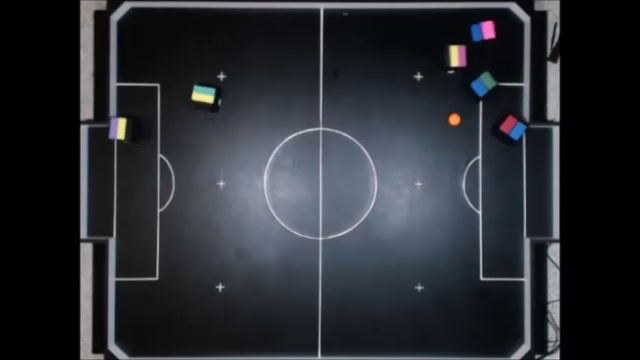
#> input picture frame 175 of desafio_video/Troca de goleiro.mp4, 640 x 360 px
$ python desafio_video.py   (older library calls are emulated)
#> lines starting #> are read from the running program, lines starting #| are printed output that depends on the picture; after the words box and inside, x2 and y2 are one past the last pixel; in counts of white or black regions, pixels touching at a corner belong together
import numpy as np
import cv2

cap = cv2.VideoCapture("Troca de goleiro.mp4")

def find_Seg_rob(frame):
    #intervalos
    min_amarelo = np.array([25,50,100])
    max_amarelo = np.array([50,220,255])
    min_rosa = np.array([120,70,85])
    max_rosa = np.array([255,255,255])
    min_verde = np.array([70,80,90])
    max_verde = np.array([105,180,190])
    min_azul = np.array([65,85,85])
    max_azul = np.array([110,220,220])
    quadros = []
    hsv_frame = cv2.cvtColor(frame, cv2.COLOR_BGR2HSV)

    #segmentos amarelo
    mask1 = cv2.inRange(hsv_frame, min_amarelo, max_amarelo)
    _, contorno1, hierarquia1 = cv2.findContours(mask1, cv2.RETR_TREE, cv2.CHAIN_APPROX_SIMPLE)
    if(contorno1):
        for cnt1 in contorno1:
            if(40 < cv2.contourArea(cnt1)):
                x,y, w, h = cv2.boundingRect(cnt1)
                quadros.append((x,y,w,h))

    #segmentos rosa
        mask3 = cv2.inRange(hsv_frame, min_rosa, max_rosa)
        _, contorno3, hierarquia3 = cv2.findContours(mask3, cv2.RETR_TREE, cv2.CHAIN_APPROX_SIMPLE)
        if(contorno3):
            for cnt3 in contorno3:
                if(40 < cv2.contourArea(cnt3)):
                    x,y, w, h = cv2.boundingRect(cnt3)
                    quadros.append((x,y,w,h))

    #segmentos verdes
    mask4 = cv2.inRange(hsv_frame, min_verde, max_verde)
    _, contorno4, hierarquia4 = cv2.findContours(mask4, cv2.RETR_TREE, cv2.CHAIN_APPROX_SIMPLE)
    if(contorno4):
        for cnt4 in contorno4:
            if(cv2.contourArea(cnt4) > 40):
                x,y, w, h = cv2.boundingRect(cnt4)
                quadros.append((x,y,w,h))

    #segmentos azuis
    mask5 = cv2.inRange(hsv_frame, min_azul, max_azul)
    _, contorno5, hierarquia5 = cv2.findContours(mask5, cv2.RETR_TREE, cv2.CHAIN_APPROX_SIMPLE)
    if(contorno5):
        for cnt5 in contorno5:
            if(cv2.contourArea(cnt5) > 65):
                x,y, w, h = cv2.boundingRect(cnt5)
                quadros.append((x,y,w,h))
    return quadros

def find_bola(frame):
    min_laranja = np.array([0,130,210])
    max_laranja= np.array([60,240,255])
    quadros = []
    hsv_frame = cv2.cvtColor(frame, cv2.COLOR_BGR2HSV)

    #segmentos laranja
    mask2 = cv2.inRange(hsv_frame, min_laranja, max_laranja)
    _, contorno2, hierarquia2 = cv2.findContours(mask2, cv2.RETR_TREE, cv2.CHAIN_APPROX_SIMPLE)
    if(contorno2):
        for cnt2 in contorno2:
            if(10 < cv2.contourArea(cnt2)):
                x,y, w, h = cv2.boundingRect(cnt2)
                quadros.append((x,y,w,h))
    return quadros

def centro_robot(pontos, frame):
    centro = []
    mark = [0,0,0,0,0,0,0,0,0,0,0,0,0,0]
    uniao = []
    for ele in pontos:
        x,y,w,h = ele
        medx = x + w//2
        medy = y + h//2
        centro.append((medx, medy))

    for ind1 in range(len(centro) -1):
        xat,yat = centro[ind1]
        medx = xat
        medy = yat
        if(mark[ind1] == 0):
            for ind2 in range(len(centro) -1):
                if(mark[ind2] == 0):
                    xi,yi = centro[ind2]
                    if((abs(xi- xat) <17)and(abs(yi- yat) <16)):
                        medx = (medx + xi)//2
                        medy = (medy +yi)//2
                        mark[ind2] = 1
            uniao.append((medx, medy))
    return uniao

def mostra_tracker_bola(regis, frame):
    for bol in regis:
        x, y, w, h = bol
        cv2.rectangle(frame, (x,y), (x+w, y+h),( 255, 0, 0), 2)

def escreve_texto(string, frame, x,y):
    texto = '{}'.format(string)
    fonte = cv2.FONT_ITALIC
    cv2.putText(frame, texto, (x-3,y-3), fonte, 0.5, (255, 255, 255), 1)

def mostra_tracker_robot(regis, frame):
    for rob in regis:
        x, y = rob
        cv2.rectangle(frame, (x-12,y-12), (x+16, y+16),( 0, 0, 255), 2)


def distancia(xa,ya,xb,yb):
    fat_pcm = 130/360
    dist_pixel = ((xa - xb)**2 + (ya - yb)**2)**0.5
    dist_real = dist_pixel*fat_pcm
    dist_real = round(dist_real, 2)
    return dist_real

def grafo_bola(trackbola, trackrobot,frame, cont_f):
    alt, larg,_ = frame.shape
    mat_vazia = np.zeros((alt, larg), dtype ="uint8")
    imagem_dist = cv2.merge([mat_vazia, mat_vazia, mat_vazia])
    imagem_vel = cv2.merge([mat_vazia, mat_vazia, mat_vazia])
    adj_bola = []
    fat_ft = 1/30
    fat_pcm = 130/360
    vel_bol = 0.0
    global medx
    global medy
    global dist_ant
    global bx
    global by
    if(cont_f == 0):
        dist_ant = np.array([0.0,0.0,0.0,0.0,0.0,0.0,0.0,0.0,0.0])

    if(len(trackbola) > 0):
        x,y,w,h = trackbola[0]
        medx = x + w//2
        medy = y + h//2
        if(cont_f == 0):
            bx = medx
            by = medy
        else:
            delx = distancia(medx,medy, bx, by)
            vel_bol = delx*fat_ft*fat_pcm
            vel_bol = round(vel_bol, 2)
            bx = medx
            by = medy

    cv2.circle(imagem_dist,(medx, medy), 4, (255,0,0), 2)
    cv2.circle(imagem_vel,(medx, medy), 4, (255,0,0), 2)
    n_velb = str(vel_bol)
    n_velb = n_velb + " cm/s"
    escreve_texto(n_velb, imagem_vel,medx-20,medy-10)
    adj_bola.append((medx,medy, 0, vel_bol))
    ind = 0

    for rob in trackrobot:
        xr, yr = rob
        cv2.line(imagem_dist, (medx,medy), (xr, yr),(255,0,0),2)
        cv2.circle(imagem_dist,(xr, yr), 5, (0,0,255), 2)

        cv2.circle(imagem_vel,(xr, yr), 5, (0,0,255), 2)
        dist = distancia(medx,medy,xr,yr)
        if(cont_f == 0):
            vel = 0.0
            dist_ant[ind] = dist
        else:
            dels = dist -dist_ant[ind]
            vel = dels*fat_ft*fat_pcm
            vel = round(vel,2)
            dist_ant[ind] = dist

        n_dist = str(dist)
        n_dist = n_dist + " cm"
        escreve_texto(n_dist, imagem_dist,xr-20,yr-10)
        n_vel = str(vel)
        n_vel = n_vel + " cm/s"
        escreve_texto(n_vel, imagem_vel,xr-20,yr-10)
        ind += 1

    cv2.imshow("distancia ate a bola", imagem_dist)
    cv2.imshow("velocidade dos objetos ", imagem_vel)
    return adj_bola

def main():
    cont_f = 0
    while(True):
        t_frame, frame = cap.read()
#> frame is the input picture: shape (360, 640, 3); mean B, G, R 50.3, 44.7, 41.4
        if(t_frame):
            trackseg = find_Seg_rob(frame)
#> in find_Seg_rob, `mask1 = cv2.inRange(hsv_frame, min_amarelo, max_amarelo)`:
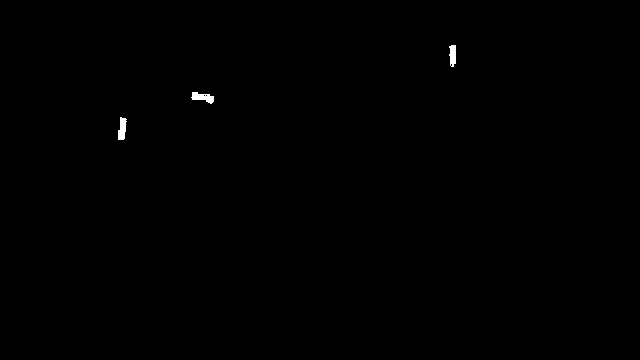
#> mask1: shape (360, 640); 0.19% white; 3 white regions
#> in find_Seg_rob, `_, contorno1, hierarquia1 = cv2.findContours(mask1, cv2.RETR_TREE, cv2..`: contorno1 = 6 contours, 3 with area under 20; largest, box (x1, y1, x2, y2) and area: (191, 92, 214, 104) 130, (118, 117, 127, 140) 119, (449, 45, 456, 67) 102
#> the loop in find_Seg_rob, `for cnt1 in contorno1:` made 6 passes
#> (x, y, w, h) on passes 1, 2, 5: (118, 117, 9, 23), (191, 92, 23, 12), (449, 45, 7, 22)
#> after the loop in find_Seg_rob, `for cnt1 in contorno1:`: quadros = [(118, 117, 9, 23), (191, 92, 23, 12), (449, 45, 7, 22)]
#> in find_Seg_rob, `mask3 = cv2.inRange(hsv_frame, min_rosa, max_rosa)`:
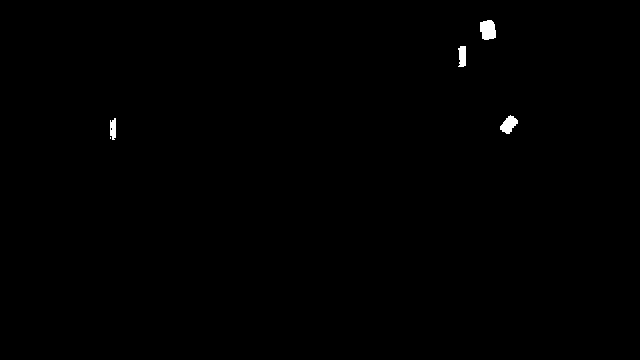
#> mask3: shape (360, 640); 0.31% white; 5 white regions (1 under 20 px)
#> in find_Seg_rob, `_, contorno3, hierarquia3 = cv2.findContours(mask3, cv2.RETR_TREE, cv2..`: contorno3 = 6 contours, 2 with area under 20; largest, box (x1, y1, x2, y2) and area: (480, 20, 496, 40) 236, (500, 115, 518, 134) 174, (458, 46, 466, 67) 116, (110, 118, 116, 140) 84
#> the loop in find_Seg_rob, `for cnt3 in contorno3:` made 6 passes
#> (x, y, w, h) on passes 2, 4, 5, 6: (110, 118, 6, 22), (500, 115, 18, 19), (458, 46, 8, 21), (480, 20, 16, 20)
#> after the loop in find_Seg_rob, `for cnt3 in contorno3:`: quadros = [(118, 117, 9, 23), (191, 92, 23, 12), (449, 45, 7, 22), (110, 118, 6, 22), (500, 115, 18, 19), (458, 46, 8, 21), (480, 20, 16, 20)]
#> in find_Seg_rob, `_, contorno4, hierarquia4 = cv2.findContours(mask4, cv2.RETR_TREE, cv2..`: contorno4 = 11 contours, 8 with area under 20; largest, box (x1, y1, x2, y2) and area: (477, 74, 496, 90) 131, (196, 86, 215, 96) 73, (450, 162, 462, 168) 32
#> the loop in find_Seg_rob, `for cnt4 in contorno4:` made 11 passes
#> (x, y, w, h) on passes 8, 10: (196, 86, 19, 10), (477, 74, 19, 16)
#> after the loop in find_Seg_rob, `for cnt4 in contorno4:`: quadros = [(118, 117, 9, 23), (191, 92, 23, 12), (449, 45, 7, 22), (110, 118, 6, 22), (500, 115, 18, 19), (458, 46, 8, 21), (480, 20, 16, 20), (196, 86, 19, 10), (477, 74, 19, 16)]
#> in find_Seg_rob, `mask5 = cv2.inRange(hsv_frame, min_azul, max_azul)`:
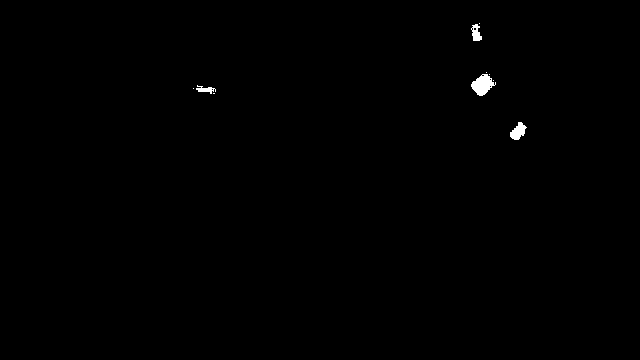
#> mask5: shape (360, 640); 0.31% white; 10 white regions (6 under 20 px)
#> in find_Seg_rob, `_, contorno5, hierarquia5 = cv2.findContours(mask5, cv2.RETR_TREE, cv2..`: contorno5 = 16 contours, 12 with area under 20; largest, box (x1, y1, x2, y2) and area: (471, 74, 496, 96) 294, (510, 122, 527, 140) 155, (471, 24, 482, 41) 100, (196, 85, 216, 94) 56
#> the loop in find_Seg_rob, `for cnt5 in contorno5:` made 16 passes
#> (x, y, w, h) on passes 1, 8, 13: (510, 122, 17, 18), (471, 74, 25, 22), (471, 24, 11, 17)
#> after the loop in find_Seg_rob, `for cnt5 in contorno5:`: quadros = [(118, 117, 9, 23), (191, 92, 23, 12), (449, 45, 7, 22), (110, 118, 6, 22), (500, 115, 18, 19), (458, 46, 8, 21), (480, 20, 16, 20), (196, 86, 19, 10), (477, 74, 19, 16), (510, 122, 17, 18), (471, 74, 25, 22), (471, 24, 11, 17)]
#> trackseg has the same summary as quadros in find_Seg_rob
            trackrobot = centro_robot(trackseg,frame)
#> the loop in centro_robot, `for ele in pontos:` made 12 passes
#> (x, y, w, h, medx, medy) on passes 1 to 8: (118, 117, 9, 23, 122, 128), (191, 92, 23, 12, 202, 98), (449, 45, 7, 22, 452, 56), (110, 118, 6, 22, 113, 129), (500, 115, 18, 19, 509, 124), (458, 46, 8, 21, 462, 56), (480, 20, 16, 20, 488, 30), (196, 86, 19, 10, 205, 91)
#> after the loop in centro_robot, `for ele in pontos:`: centro = [(122, 128), (202, 98), (452, 56), (113, 129), (509, 124), (462, 56), (488, 30), (205, 91), (486, 82), (518, 131), (483, 85), (476, 32)]
#> the loop in centro_robot, `for ind1 in range(len(centro) -1):` made 11 passes
#> (xat, yat) on passes 1 to 8: (122, 128), (202, 98), (452, 56), (113, 129), (509, 124), (462, 56), (488, 30), (205, 91)
#> after the loop in centro_robot, `for ind1 in range(len(centro) -1):`: mark = [1, 1, 1, 1, 1, 1, 1, 1, 1, 1, 1, 0, 0, 0]; uniao = [(117, 128), (203, 94), (457, 56), (513, 127), (488, 30), (484, 83)]
#> trackrobot has the same summary as uniao in centro_robot
            trackbola = find_bola(frame)
#> in find_bola, `mask2 = cv2.inRange(hsv_frame, min_laranja, max_laranja)`:
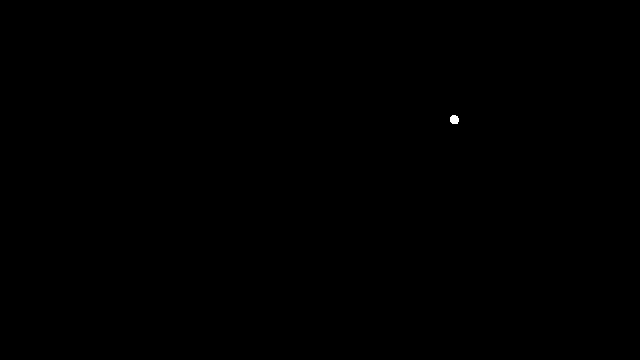
#> mask2: shape (360, 640); 0.03% white; 1 white region
#> in find_bola, `_, contorno2, hierarquia2 = cv2.findContours(mask2, cv2.RETR_TREE, cv2..`: contorno2 = 1 contour; box (x1, y1, x2, y2) and area: (450, 115, 459, 124) 54
#> the loop in find_bola, `for cnt2 in contorno2:` made 1 pass
#> (x, y, w, h) on pass 1: (450, 115, 9, 9)
#> after the loop in find_bola, `for cnt2 in contorno2:`: quadros = [(450, 115, 9, 9)]
#> trackbola = [(450, 115, 9, 9)]
            mostra_tracker_bola(trackbola,frame)
#> the loop in mostra_tracker_bola, `for bol in regis:` made 1 pass
            mostra_tracker_robot(trackrobot,frame)
#> the loop in mostra_tracker_robot, `for rob in regis:` made 6 passes
#> after the loop in mostra_tracker_robot, `for rob in regis:`:
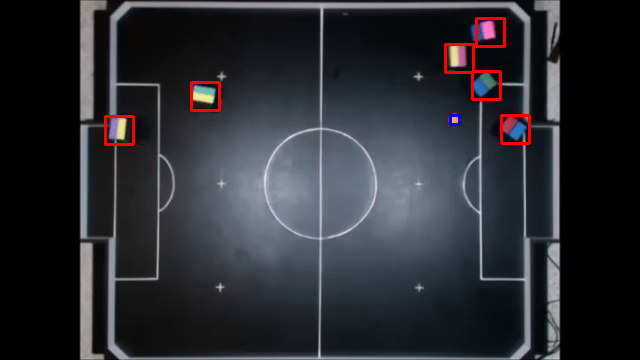
#> frame: shape (360, 640, 3); mean B, G, R 50.1, 44.4, 43.3
            cv2.imshow("tracker em video", frame)
            dados = grafo_bola(trackbola,trackrobot,frame, cont_f)
#> in grafo_bola, `x,y,w,h = trackbola[0]`: x = 450; y = 115; w = 9
#> in grafo_bola, `medx = x + w//2`: medx = 454
#> in grafo_bola, `medy = y + h//2`: medy = 119
#> in grafo_bola, `bx = medx`: bx = 454
#> in grafo_bola, `by = medy`: by = 119
#> in escreve_texto, `fonte = cv2.FONT_ITALIC`: fonte = 16
#> the loop in grafo_bola, `for rob in trackrobot:` made 6 passes
#> (xr, yr, dist_pixel in distancia, dist_real in distancia, dist, n_dist) on passes 1 to 6: (117, 128, 337.1, 121.7, 121.7, '121.74 cm'), (203, 94, 252.2, 91.09, 91.09, '91.09 cm'), (457, 56, 63.07, 22.78, 22.78, '22.78 cm'), (513, 127, 59.54, 21.5, 21.5, '21.5 cm'), (488, 30, 95.27, 34.4, 34.4, '34.4 cm'), (484, 83, 46.86, 16.92, 16.92, '16.92 cm')
#> after the loop in grafo_bola, `for rob in trackrobot:`:
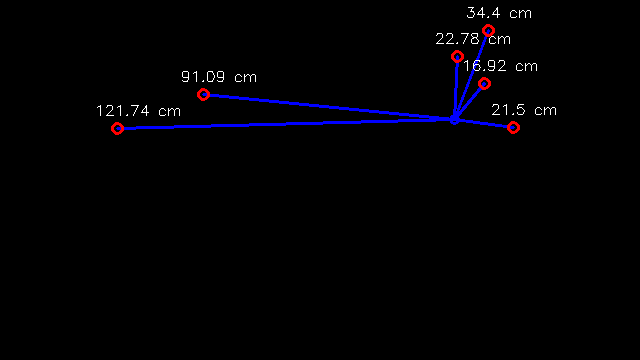
#> imagem_dist: shape (360, 640, 3); mean of channels 0, 1, 2 3.6, 0.9, 1.5; drawn as B, G, R
#> after the loop in grafo_bola, `for rob in trackrobot:`:
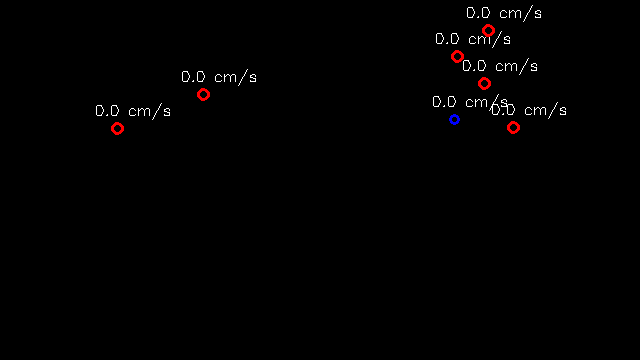
#> imagem_vel: shape (360, 640, 3); mean of channels 0, 1, 2 1.2, 1.1, 1.7; drawn as B, G, R
#> after the loop in grafo_bola, `for rob in trackrobot:`: dist_ant = [121.7, 91.09, 22.78, 21.5, 34.4, 16.92, 0, 0, 0]; ind = 6
#> dados = [(454, 119, 0, 0)]
            cont_f += 1
        if cv2.waitKey(10) & 0xff == ord('p'):
#> (key q is pressed here)
            while(True):
                if cv2.waitKey(10) & 0xff == ord('p'):
                    break

        if cv2.waitKey(10) & 0xff == ord('q'):
#> (key q is pressed here)
             break

    cap.release()
    cv2.destroyAllWindows()

main()

$ run again, starting later in the video
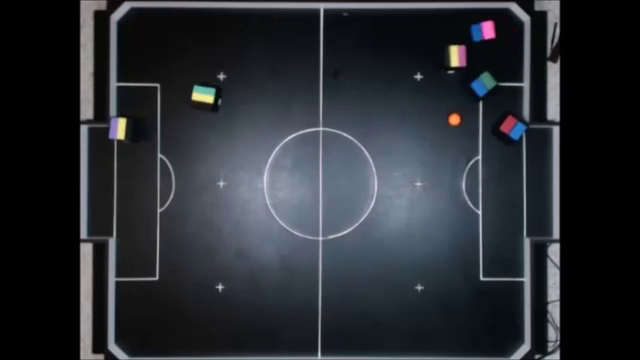
#> input picture frame 791 of desafio_video/Troca de goleiro.mp4, 640 x 360 px
#> in main, frame is the input picture: shape (360, 640, 3); mean B, G, R 50.3, 44.7, 41.3
#> hsv_frame: shape (360, 640, 3); mean H, S, V 72.8, 46.1, 50.9
#> mask1: shape (360, 640); 0.19% white; 3 white regions
#> contorno1 = 4 contours, 1 with area under 20; largest, box (x1, y1, x2, y2) and area: (192, 92, 214, 104) 124, (118, 117, 127, 140) 110, (449, 45, 458, 67) 105
#> the loop in find_Seg_rob, `for cnt1 in contorno1:` made 4 passes
#> (x, y, w, h) on passes 1, 2, 4: (118, 117, 9, 23), (192, 92, 22, 12), (449, 45, 9, 22)
#> after the loop in find_Seg_rob, `for cnt1 in contorno1:`: quadros = [(118, 117, 9, 23), (192, 92, 22, 12), (449, 45, 9, 22)]
#> mask3: shape (360, 640); 0.31% white; 5 white regions (1 under 20 px)
#> contorno3 = 5 contours, 1 with area under 20; largest, box (x1, y1, x2, y2) and area: (480, 20, 496, 40) 234, (500, 115, 518, 134) 172, (458, 45, 466, 67) 120, (109, 118, 116, 138) 68
#> the loop in find_Seg_rob, `for cnt3 in contorno3:` made 5 passes
#> (x, y, w, h) on passes 2 to 5: (109, 118, 7, 20), (500, 115, 18, 19), (458, 45, 8, 22), (480, 20, 16, 20)
#> after the loop in find_Seg_rob, `for cnt3 in contorno3:`: quadros = [(118, 117, 9, 23), (192, 92, 22, 12), (449, 45, 9, 22), (109, 118, 7, 20), (500, 115, 18, 19), (458, 45, 8, 22), (480, 20, 16, 20)]
#> mask4: shape (360, 640); 0.13% white; 8 white regions (6 under 20 px)
#> contorno4 = 8 contours, 6 with area under 20; largest, box (x1, y1, x2, y2) and area: (477, 74, 496, 93) 148, (193, 86, 216, 96) 56
#> the loop in find_Seg_rob, `for cnt4 in contorno4:` made 8 passes
#> (x, y, w, h) on passes 5 to 6: (193, 86, 23, 10), (477, 74, 19, 19)
#> after the loop in find_Seg_rob, `for cnt4 in contorno4:`: quadros = [(118, 117, 9, 23), (192, 92, 22, 12), (449, 45, 9, 22), (109, 118, 7, 20), (500, 115, 18, 19), (458, 45, 8, 22), (480, 20, 16, 20), (193, 86, 23, 10), (477, 74, 19, 19)]
#> mask5: shape (360, 640); 0.33% white; 10 white regions (6 under 20 px)
#> contorno5 = 14 contours, 9 with area under 20; largest, box (x1, y1, x2, y2) and area: (470, 74, 496, 96) 308, (510, 122, 527, 140) 158, (471, 24, 482, 41) 112, (196, 87, 216, 96) 72, (475, 26, 479, 35) 20
#> the loop in find_Seg_rob, `for cnt5 in contorno5:` made 14 passes
#> (x, y, w, h) on passes 3, 5, 8, 11: (510, 122, 17, 18), (196, 87, 20, 9), (470, 74, 26, 22), (471, 24, 11, 17)
#> after the loop in find_Seg_rob, `for cnt5 in contorno5:`: quadros = [(118, 117, 9, 23), (192, 92, 22, 12), (449, 45, 9, 22), (109, 118, 7, 20), (500, 115, 18, 19), (458, 45, 8, 22), (480, 20, 16, 20), (193, 86, 23, 10), (477, 74, 19, 19), (510, 122, 17, 18), (196, 87, 20, 9), (470, 74, 26, 22), (471, 24, 11, 17)]
#> trackseg has the same summary as quadros in find_Seg_rob
#> the loop in centro_robot, `for ele in pontos:` made 13 passes
#> (x, y, w, h, medx, medy) on passes 1 to 8: (118, 117, 9, 23, 122, 128), (192, 92, 22, 12, 203, 98), (449, 45, 9, 22, 453, 56), (109, 118, 7, 20, 112, 128), (500, 115, 18, 19, 509, 124), (458, 45, 8, 22, 462, 56), (480, 20, 16, 20, 488, 30), (193, 86, 23, 10, 204, 91)
#> after the loop in centro_robot, `for ele in pontos:`: centro = [(122, 128), (203, 98), (453, 56), (112, 128), (509, 124), (462, 56), (488, 30), (204, 91), (486, 83), (518, 131), (206, 91), (483, 85), (476, 32)]
#> the loop in centro_robot, `for ind1 in range(len(centro) -1):` made 12 passes
#> (xat, yat) on passes 1 to 8: (122, 128), (203, 98), (453, 56), (112, 128), (509, 124), (462, 56), (488, 30), (204, 91)
#> after the loop in centro_robot, `for ind1 in range(len(centro) -1):`: mark = [1, 1, 1, 1, 1, 1, 1, 1, 1, 1, 1, 1, 0, 0]; uniao = [(117, 128), (204, 92), (457, 56), (513, 127), (488, 30), (484, 84)]
#> trackrobot has the same summary as uniao in centro_robot
#> mask2: shape (360, 640); 0.03% white; 1 white region
#> contorno2 = 1 contour; box (x1, y1, x2, y2) and area: (450, 115, 459, 124) 56
#> the loop in find_bola, `for cnt2 in contorno2:` made 1 pass
#> (x, y, w, h) on pass 1: (450, 115, 9, 9)
#> after the loop in find_bola, `for cnt2 in contorno2:`: quadros = [(450, 115, 9, 9)]
#> the loop in mostra_tracker_bola, `for bol in regis:` made 1 pass
#> the loop in mostra_tracker_robot, `for rob in regis:` made 6 passes
#> in grafo_bola, `x,y,w,h = trackbola[0]`: x = 450; y = 115; w = 9
#> in grafo_bola, `medx = x + w//2`: medx = 454
#> in grafo_bola, `medy = y + h//2`: medy = 119
#> bx = 454
#> by = 119
#> fonte = 16
#> the loop in grafo_bola, `for rob in trackrobot:` made 6 passes
#> (xr, yr, dist_pixel in distancia, dist_real in distancia, dist, n_dist) on passes 1 to 6: (117, 128, 337.1, 121.7, 121.7, '121.74 cm'), (204, 92, 251.5, 90.8, 90.8, '90.8 cm'), (457, 56, 63.07, 22.78, 22.78, '22.78 cm'), (513, 127, 59.54, 21.5, 21.5, '21.5 cm'), (488, 30, 95.27, 34.4, 34.4, '34.4 cm'), (484, 84, 46.1, 16.65, 16.65, '16.65 cm')
#> after the loop in grafo_bola, `for rob in trackrobot:`:
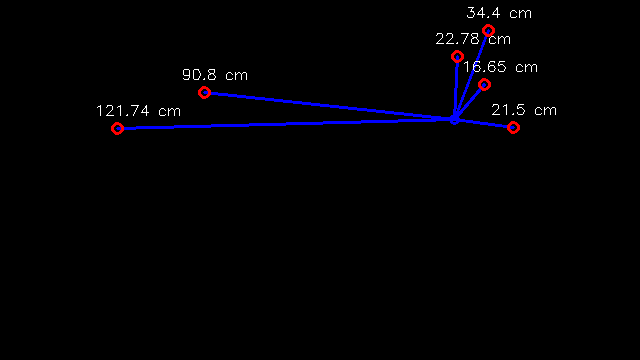
#> imagem_dist: shape (360, 640, 3); mean of channels 0, 1, 2 3.6, 0.9, 1.5; drawn as B, G, R
#> after the loop in grafo_bola, `for rob in trackrobot:`:
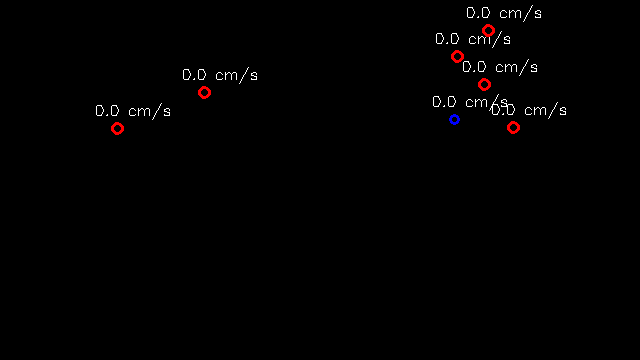
#> imagem_vel: shape (360, 640, 3); mean of channels 0, 1, 2 1.2, 1.1, 1.7; drawn as B, G, R
#> after the loop in grafo_bola, `for rob in trackrobot:`: dist_ant = [121.7, 90.8, 22.78, 21.5, 34.4, 16.65, 0, 0, 0]; ind = 6
#> dados = [(454, 119, 0, 0)]
